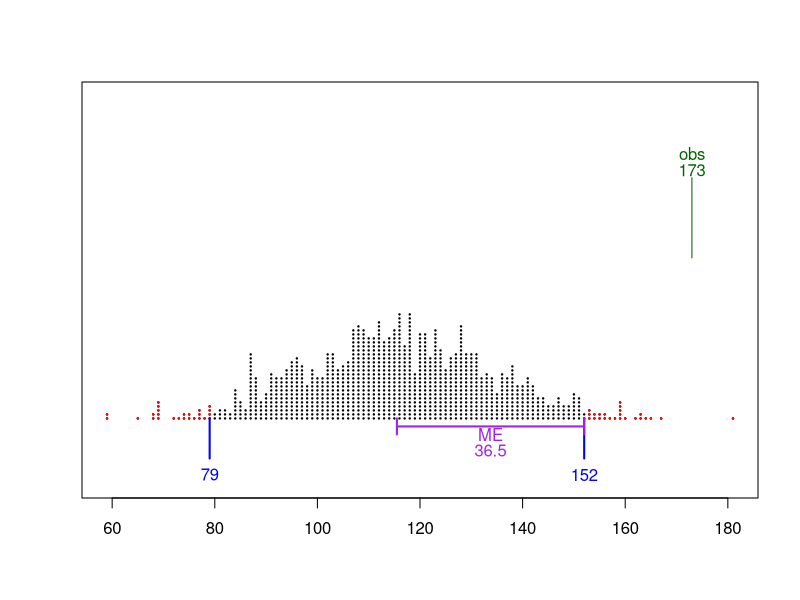

Here is the R script that generated this plot:
## ---- chunk 1
# S-IC.A.2: Decide if a specified model is consistent with results from a given data-generating process, e.g., using simulation.

while(T){
    n = sample(6:15,1)
    countwrds = c("one","two","three","four","five","six","seven","eight","nine","ten","eleven",
                "twelve","thirteen","fourteen","fifteen")
    cn = countwrds[n]
    d = sample(c(4,6,8,10,12,20),1)
    sig = sqrt((d^2-1)/12)
    ME = 1.96*sig*sqrt(n)
    EV = (d+1)/2*n
    B1 = round(EV-ME)
    B2 = round(EV+ME)
    x = sample(1:d,n*10000,T)
    xs = matrix(x,1000,byrow = T)
    x = matrix(x,ncol=n)
    tots = sort(apply(x,1,sum))
    
    b1 = tots[251]
    b2 = tots[9750]
    me = round((b2-b1)/2,1)
    
    reps = 1000
    x2 = sample(1:d,n*1000*reps,T)
    xs2 = matrix(x2,ncol=n)
    tots2 = matrix(apply(xs2,1,sum),ncol=1000)
    lows = numeric()
    highs = numeric()
    for(row in 1:reps){
        ts = sort(tots2[row,])
        lows = c(lows,ts[25])
        highs = c(highs,ts[975])
    }
    da = max(c(max(lows)-min(lows),max(highs)-min(highs)))+1
    
    obs = sample(da:(2*da),1)*sample(c(-1,1),1)+sample(c(b1,b2),1)
    isin = abs(obs-EV)<ME
    if(n!=d && !(n==10 && d==6) && B1>12 && obs>n && obs<n*d && me>9 && da<me/2){break}
}



if(isin){
  act = "stay quiet."
  actsol = "10"
  aw = ""
} else {
  act = 'shout "guilty!"'
  actsol = "01"
  aw = "NOT"
}


b1opts = b1+sample(-3:0,1)*da+(0:3)*da
b1al = paste0("* ",b1opts,collapse="\n")
b1sol = paste0(1*(b1opts==b1),collapse="")

b2opts = b2+sample(-3:0,1)*da+(0:3)*da
b2al = paste0("* ",b2opts,collapse="\n")
b2sol = paste0(1*(b2opts==b2),collapse="")

meopts = me+sample(-2:0,1)*da+(0:3)*da
meal = paste0("* ",meopts,collapse="\n")
mesol = paste0(1*(meopts==me),collapse="")

## ---- chunk 2
x = sample(1:d,n*1000,T)
x = matrix(x,ncol=n)
tots = sort(apply(x,1,sum))
b1 = tots[25]
b2 = tots[975]
me = round((b2-b1)/2,1)
## ---- chunk 3
stripchart(tots,method="stack",offset=1,pch=19,cex=0.2,xlim=c(min(c(tots,obs)),max(c(tots,obs))),ylim=c(0.92,1.4),col="black")
stripchart(tots[1:25],method="stack",offset=1,pch=19,cex=0.2,col="red",add=T)
stripchart(tots[976:1000],method="stack",offset=1,pch=19,cex=0.2,col="red",add=T)
text(tots[25],0.93,tots[25],col="blue")
lines(c(tots[25],tots[25]),c(1.0,0.95),col="blue",lwd=2)
text(tots[975],0.93,tots[975],col="blue")
lines(c(tots[975],tots[975]),c(1.0,0.95),col="blue",lwd=2)
x1 = mean(c(b1,b2))
lines(c(x1,x1,x1,b2,b2,b2),c(-0.01,0.01,0,0,0.01,-0.01)+0.99,lwd=2,col="purple")
text(mean(c(x1,b2)),0.98,"ME",col="purple")
text(mean(c(x1,b2)),0.96,(b2-b1)/2,col="purple")
lines(c(obs,obs),c(1.2,1.3),col="darkgreen")
text(obs,1.31,obs,col="darkgreen")
text(obs,1.33,"obs",col="darkgreen")
